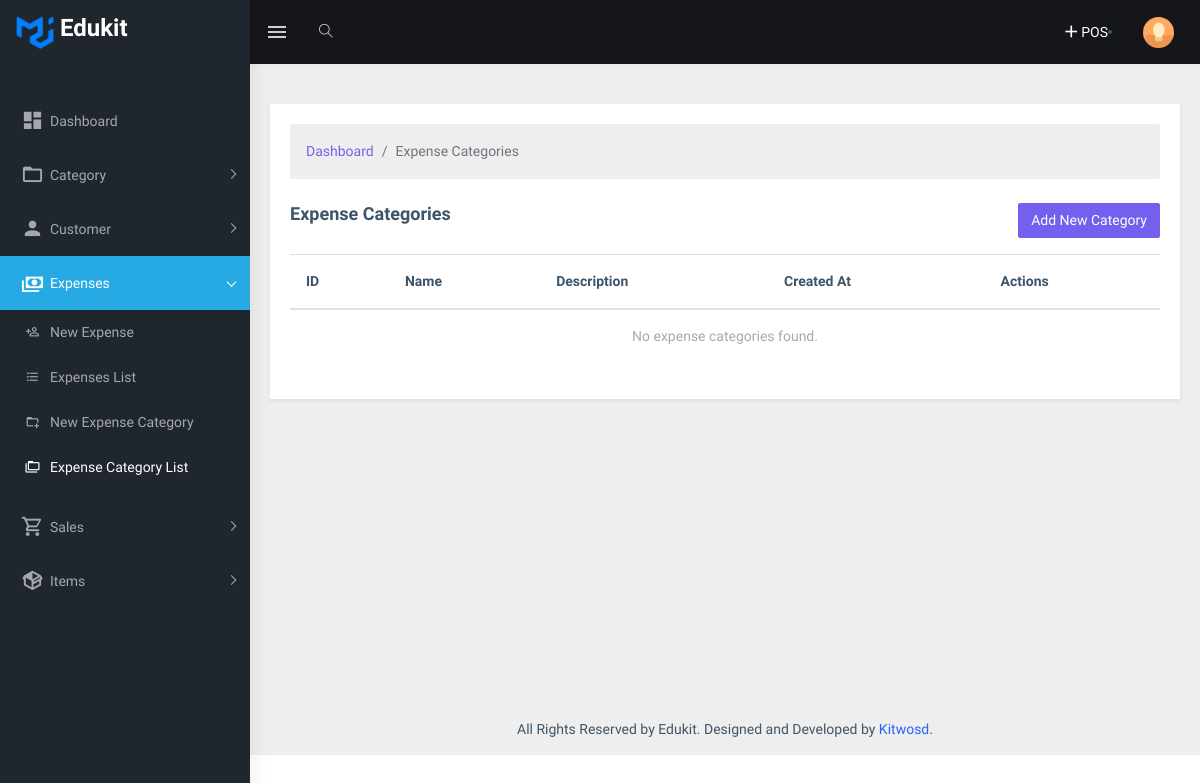
The app's page /expense-categories/ (signed in), older data.
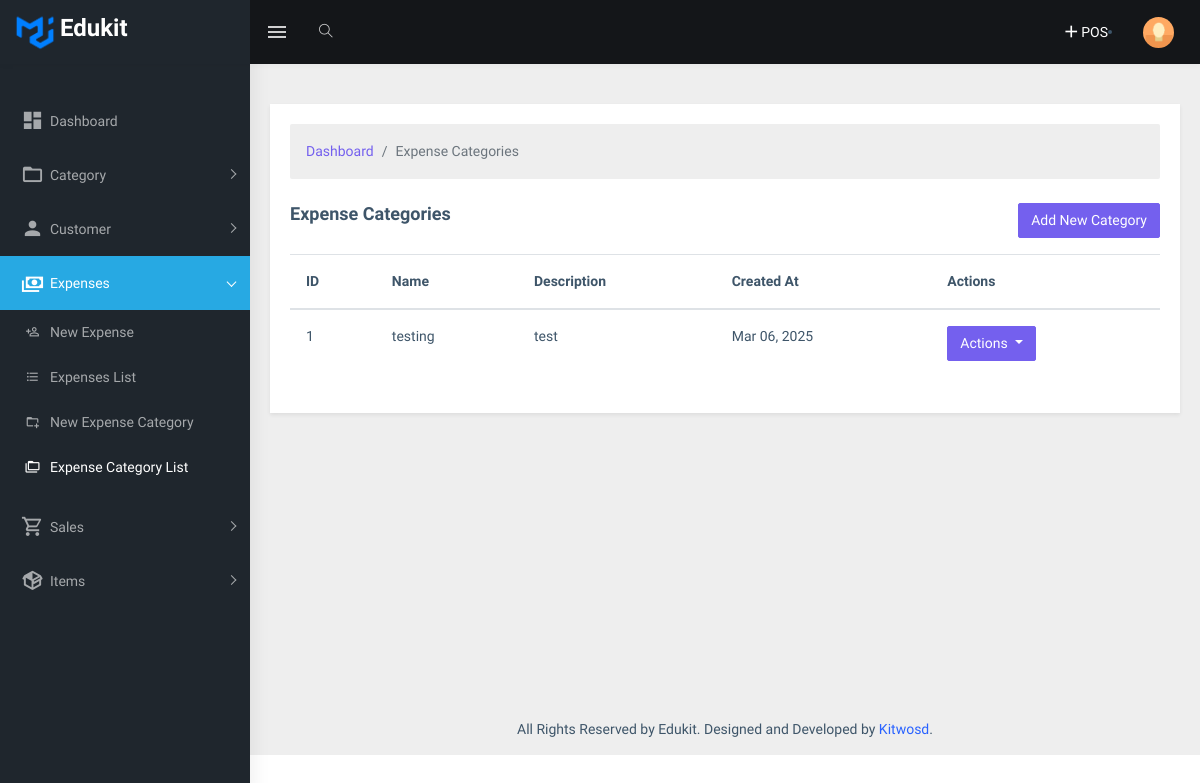
The same page, newer data.
### app/frontend/models.py (models this page shows, shortened)
class ExpenseCategory(models.Model):
    name = models.CharField(max_length=100)
    description = models.TextField(blank=True, null=True)
    created_by = models.ForeignKey(User, related_name='expenses_category_created', on_delete=models.CASCADE, null=True)
    created_at = models.DateTimeField(_('created at'), auto_now_add=True, null=True)
    updated_at = models.DateTimeField(_('updated at'), auto_now=True, null=True)

### app/frontend/views.py (the view)
# urls.py: path('expense-categories/', views.expense_category_list, name='expense_category_list'),
@login_required
def expense_category_list(request):
    categories = ExpenseCategory.objects.all().order_by('-created_at')
    return render(request, 'expenses/category_list.html', {'categories': categories})

### app/frontend/context_processors.py (called while the page is built)
def organization_settings(request):
    organization = OrganizationSetting.objects.first()  # Get the first organization settings
    return {'organization': organization}

### templates/expenses/category_list.html (shortened to what this page needs)
{% extends 'base.html' %}
{% load static %}
{% block content %}
<div class="container-fluid">
    <div class="row">
        <div class="col-md-12">
            <div class="card shadow-sm">
                <div class="card-body">
                    <nav aria-label="breadcrumb" class="mb-4">
                        <ol class="breadcrumb">
                            <li class="breadcrumb-item"><a href="#" class="text-decoration-none text-primary">Dashboard</a></li>
                            <li class="breadcrumb-item active" aria-current="page">Expense Categories</li>
                        </ol>
                    </nav>
                    <div class="d-flex justify-content-between mb-3">
                        <h4>Expense Categories</h4>
                        <a href="{% url 'frontend:expense_category_add' %}" class="btn btn-primary">Add New Category</a>
                    </div>
                    <div class="table-responsive">
                        <table class="table table-hover">
                            <thead>
                                <tr>
                                    <th><strong>ID</strong></th>
                                    <th><strong>Name</strong></th>
                                    <th><strong>Description</strong></th>
                                    <th><strong>Created At</strong></th>
                                    <th><strong>Actions</strong></th>
                                </tr>
                            </thead>
                            <tbody>
                                {% for category in categories %}
                                <tr>
                                    <td>{{ forloop.counter }}</td>
                                    <td>{{ category.name }}</td>
                                    <td>{{ category.description }}</td>
                                    <td>{{ category.created_at|date:"M d, Y" }}</td>
                                    <td>
                                        <div class="dropdown">
                                            <button class="btn btn-primary dropdown-toggle" type="button" data-bs-toggle="dropdown">
                                                Actions
                                            </button>
                                        </div>
                                    </td>
                                </tr>
                                {% empty %}
                                <tr>
                                    <td colspan="5" class="text-center text-muted">No expense categories found.</td>
                                </tr>
                                {% endfor %}
                            </tbody>
                        </table>
                    </div>
                </div>
            </div>
        </div>
    </div>
</div>
{% endblock %}

Row changes from the older to the newer data that the page shows:
added ExpenseCategory: name "testing", description "test", created_at "Mar 06, 2025"
Text that changed along with them:
text no longer shown: "No expense categories found."
